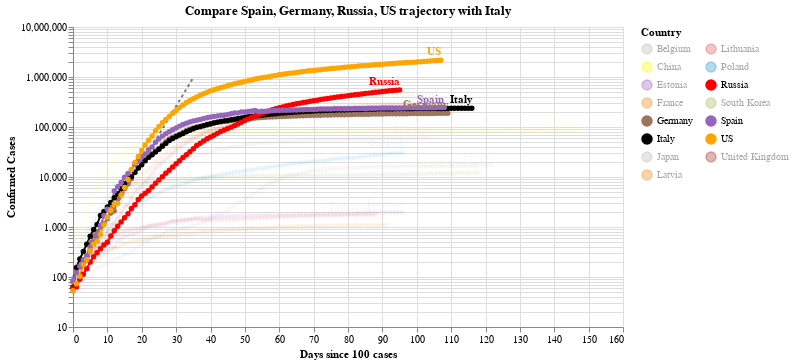

The notebook cell this image was saved under:
### Code cell
#hide_input
chart2 = make_since_chart(dff2, ['Spain', 'Germany','Russia', 'US'], baseline_countries)
chart2

### Figure 1 — Vega-Lite specification as saved in the notebook (floating-point values rounded to 4 significant figures; data arrays with more than 128 entries replaced by an {"elided": "..."} marker saying what was removed)
{"config": {"view": {"continuousWidth": 400, "continuousHeight": 300}}, "layer": [{"data": {"name": "data-628230001892d6798b50651be41d1b3e"}, "mark": {"type": "line", "color": "black", "opacity": 0.5, "strokeDash": [3, 3]}, "encoding": {"x": {"type": "quantitative", "field": "Days since 100 cases"}, "y": {"type": "quantitative", "field": "Confirmed Cases"}}}, {"data": {"name": "data-4d87737737def58112822259212367cd"}, "mark": {"type": "line", "point": true}, "encoding": {"color": {"type": "nominal", "field": "Country", "legend": {"columns": 2}, "scale": {"domain": ["Belgium", "China", "Estonia", "France", "Germany", "Italy", "Japan", "Latvia", "Lithuania", "Poland", "Russia", "South Korea", "Spain", "US", "United Kingdom"], "range": ["#C1B7AD", "yellow", "#9467bd", "#F58518", "#9D755D", "black", "#C1B7AD", "#F58518", "#E45756", "#2495D3", "red", "#A1BA59", "#9467bd", "orange", "brown"]}}, "opacity": {"condition": {"value": 1, "selection": "selector003"}, "value": 0.05}, "tooltip": [{"type": "nominal", "field": "Country"}, {"type": "temporal", "field": "Date"}, {"type": "quantitative", "field": "Confirmed Cases"}, {"type": "quantitative", "field": "Days since 100 cases"}], "x": {"type": "quantitative", "field": "Days since 100 cases"}, "y": {"type": "quantitative", "field": "Confirmed Cases", "scale": {"type": "log"}}}, "selection": {"selector003": {"type": "multi", "fields": ["Country"], "bind": "legend", "init": [{"Country": "Spain"}, {"Country": "Germany"}, {"Country": "Russia"}, {"Country": "US"}, {"Country": "Italy"}]}}, "width": 550}, {"data": {"name": "data-4d87737737def58112822259212367cd"}, "mark": {"type": "text", "align": "right", "dy": -8, "fontWeight": "bold"}, "encoding": {"color": {"type": "nominal", "field": "Country", "legend": {"columns": 2}, "scale": {"domain": ["Belgium", "China", "Estonia", "France", "Germany", "Italy", "Japan", "Latvia", "Lithuania", "Poland", "Russia", "South Korea", "Spain", "US", "United Kingdom"], "range": ["#C1B7AD", "yellow", "#9467bd", "#F58518", "#9D755D", "black", "#C1B7AD", "#F58518", "#E45756", "#2495D3", "red", "#A1BA59", "#9467bd", "orange", "brown"]}}, "opacity": {"condition": {"value": 1, "selection": "selector003"}, "value": 0.05}, "text": {"type": "nominal", "field": "Country"}, "tooltip": [{"type": "nominal", "field": "Country"}, {"type": "temporal", "field": "Date"}, {"type": "quantitative", "field": "Confirmed Cases"}, {"type": "quantitative", "field": "Days since 100 cases"}], "x": {"type": "quantitative", "field": "Days since 100 cases"}, "y": {"type": "quantitative", "field": "Confirmed Cases", "scale": {"type": "log"}}}, "transform": [{"filter": "(datum['Date'] >= 1592352000000)"}], "width": 550}], "title": "Compare Spain, Germany, Russia, US trajectory with Italy", "$schema": "https://vega.github.io/schema/vega-lite/v4.0.2.json", "datasets": {"data-628230001892d6798b50651be41d1b3e": [{"Days since 100 cases": 0, "Confirmed Cases": 100.0}, {"Days since 100 cases": 1, "Confirmed Cases": 130.0}, {"Days since 100 cases": 2, "Confirmed Cases": 169.0}, {"Days since 100 cases": 3, "Confirmed Cases": 219.7}, {"Days since 100 cases": 4, "Confirmed Cases": 285.6}, {"Days since 100 cases": 5, "Confirmed Cases": 371.3}, {"Days since 100 cases": 6, "Confirmed Cases": 482.7}, {"Days since 100 cases": 7, "Confirmed Cases": 627.5}, {"Days since 100 cases": 8, "Confirmed Cases": 815.7}, {"Days since 100 cases": 9, "Confirmed Cases": 1060.0}, {"Days since 100 cases": 10, "Confirmed Cases": 1379.0}, {"Days since 100 cases": 11, "Confirmed Cases": 1792.0}, {"Days since 100 cases": 12, "Confirmed Cases": 2330.0}, {"Days since 100 cases": 13, "Confirmed Cases": 3029.0}, {"Days since 100 cases": 14, "Confirmed Cases": 3937.0}, {"Days since 100 cases": 15, "Confirmed Cases": 5119.0}, {"Days since 100 cases": 16, "Confirmed Cases": 6654.0}, {"Days since 100 cases": 17, "Confirmed Cases": 8650.0}, {"Days since 100 cases": 18, "Confirmed Cases": 11250.0}, {"Days since 100 cases": 19, "Confirmed Cases": 14620.0}, {"Days since 100 cases": 20, "Confirmed Cases": 19000.0}, {"Days since 100 cases": 21, "Confirmed Cases": 24710.0}, {"Days since 100 cases": 22, "Confirmed Cases": 32120.0}, {"Days since 100 cases": 23, "Confirmed Cases": 41750.0}, {"Days since 100 cases": 24, "Confirmed Cases": 54280.0}, {"Days since 100 cases": 25, "Confirmed Cases": 70560.0}, {"Days since 100 cases": 26, "Confirmed Cases": 91730.0}, {"Days since 100 cases": 27, "Confirmed Cases": 119300.0}, {"Days since 100 cases": 28, "Confirmed Cases": 155000.0}, {"Days since 100 cases": 29, "Confirmed Cases": 201500.0}, {"Days since 100 cases": 30, "Confirmed Cases": 262000.0}, {"Days since 100 cases": 31, "Confirmed Cases": 340600.0}, {"Days since 100 cases": 32, "Confirmed Cases": 442800.0}, {"Days since 100 cases": 33, "Confirmed Cases": 575600.0}, {"Days since 100 cases": 34, "Confirmed Cases": 748300.0}, {"Days since 100 cases": 35, "Confirmed Cases": 972800.0}], "data-4d87737737def58112822259212367cd": {"elided": "1628 records"}}}
